Frame 1 (no input): blank canvas, image omitted
Frame 60 (no input): blank canvas, image omitted
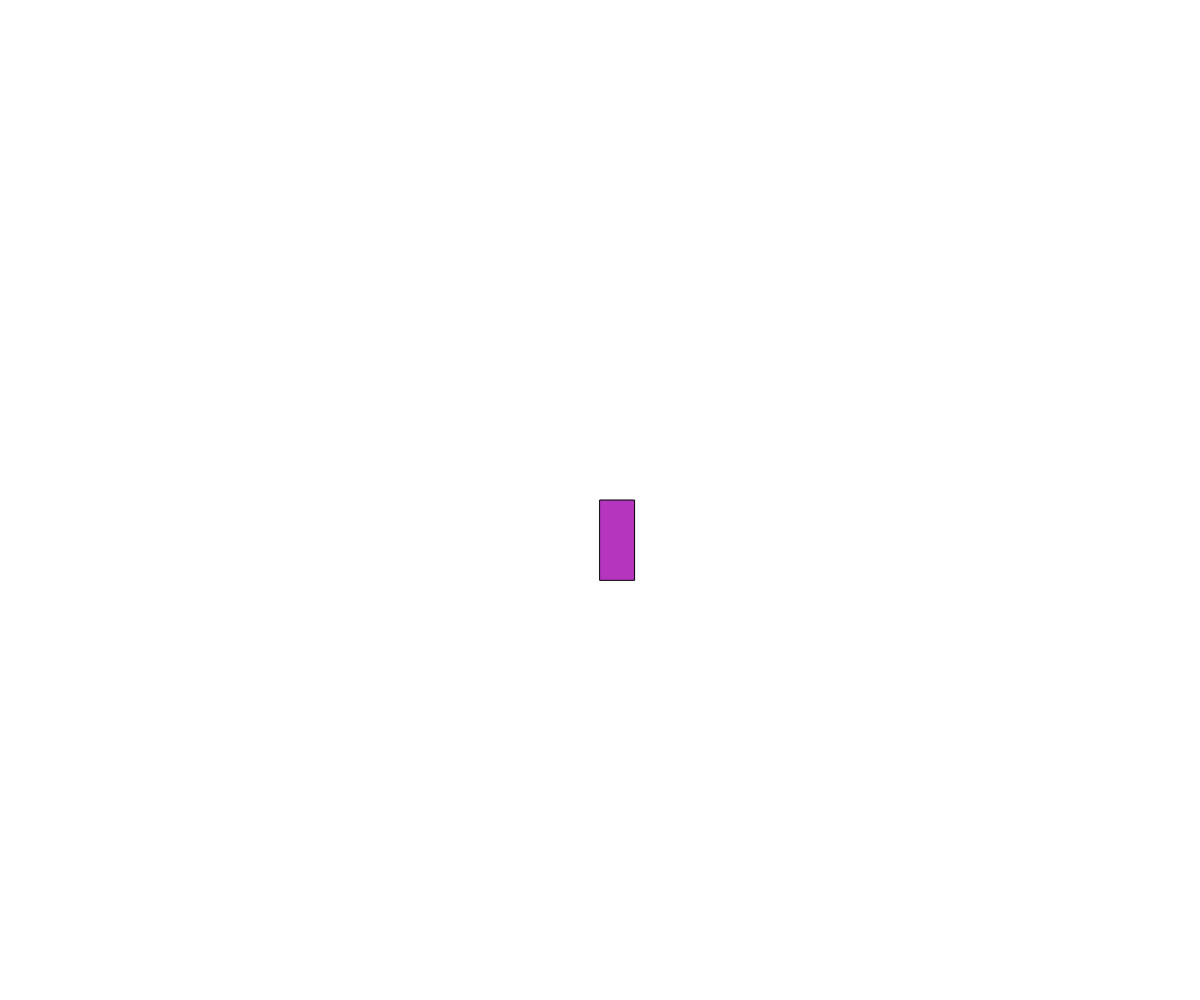
Frame 120 (the mouse pressed at the canvas centre since frame 60)

The p5.js sketch whose frames 1 and 60 were blank and that drew this single picture after the mouse press (run headless with seeded random() and noise() and a simulated clock; from frame 60 on, the mouse is pressed at the canvas centre):

// p5.js sketch
// ── sketch.js
// Keyboard and Mouse
// Sarvath Sharma
// Feb 8, 2017

function setup() {
  createCanvas(windowWidth, windowHeight);
}

function draw() {
  document.contextmenu=null;
}

function mousePressed() {
  fill(random(255), random(255), random(255));
  if (mouseButton === LEFT) {
    rect(mouseX, mouseY, random(100), random(100));
  }
  else if (mouseButton === RIGHT) {
    ellipse(mouseX, mouseY, random(100), random(100));
  }
}

function keyPressed() {
  if (key === 'w' || key === 'W') {
    background(255);
  }
  else if (key === 'b' || key === 'B') {
    background(0);
  }
}
